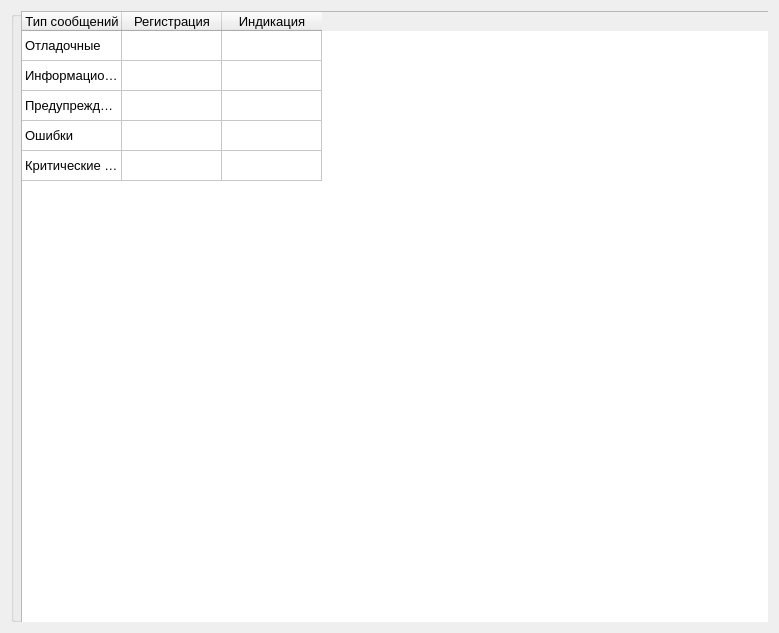
<?xml version="1.0" encoding="UTF-8"?>
<ui version="4.0">
 <class>MsgSettings</class>
 <widget class="QWidget" name="MsgSettings">
  <property name="geometry">
   <rect>
    <x>0</x>
    <y>0</y>
    <width>779</width>
    <height>633</height>
   </rect>
  </property>
  <property name="windowTitle">
   <string>Настройка регистрации и светографической индикации событий</string>
  </property>
  <layout class="QGridLayout" name="gridLayout_4">
   <item row="0" column="0">
    <widget class="QGroupBox" name="msgGroupBox">
     <property name="sizePolicy">
      <sizepolicy hsizetype="Expanding" vsizetype="Preferred">
       <horstretch>0</horstretch>
       <verstretch>0</verstretch>
      </sizepolicy>
     </property>
     <property name="title">
      <string/>
     </property>
     <widget class="QTableWidget" name="tbl">
      <property name="geometry">
       <rect>
        <x>10</x>
        <y>0</y>
        <width>761</width>
        <height>631</height>
       </rect>
      </property>
      <property name="sizePolicy">
       <sizepolicy hsizetype="Expanding" vsizetype="Expanding">
        <horstretch>0</horstretch>
        <verstretch>0</verstretch>
       </sizepolicy>
      </property>
      <property name="font">
       <font>
        <pointsize>10</pointsize>
       </font>
      </property>
      <property name="editTriggers">
       <set>QAbstractItemView::NoEditTriggers</set>
      </property>
      <property name="selectionMode">
       <enum>QAbstractItemView::NoSelection</enum>
      </property>
      <property name="iconSize">
       <size>
        <width>23</width>
        <height>23</height>
       </size>
      </property>
      <property name="showGrid">
       <bool>true</bool>
      </property>
      <attribute name="horizontalHeaderVisible">
       <bool>true</bool>
      </attribute>
      <attribute name="horizontalHeaderCascadingSectionResizes">
       <bool>false</bool>
      </attribute>
      <attribute name="horizontalHeaderHighlightSections">
       <bool>true</bool>
      </attribute>
      <attribute name="horizontalHeaderMinimumSectionSize">
       <number>30</number>
      </attribute>
      <attribute name="horizontalHeaderStretchLastSection">
       <bool>false</bool>
      </attribute>
      <attribute name="verticalHeaderVisible">
       <bool>false</bool>
      </attribute>
      <attribute name="verticalHeaderCascadingSectionResizes">
       <bool>false</bool>
      </attribute>
      <attribute name="verticalHeaderMinimumSectionSize">
       <number>30</number>
      </attribute>
      <attribute name="verticalHeaderStretchLastSection">
       <bool>false</bool>
      </attribute>
      <row>
       <property name="text">
        <string>1</string>
       </property>
      </row>
      <row>
       <property name="text">
        <string>2</string>
       </property>
      </row>
      <row>
       <property name="text">
        <string>3</string>
       </property>
      </row>
      <row>
       <property name="text">
        <string>4</string>
       </property>
      </row>
      <row>
       <property name="text">
        <string>5</string>
       </property>
      </row>
      <column>
       <property name="text">
        <string>Тип сообщений</string>
       </property>
      </column>
      <column>
       <property name="text">
        <string>Регистрация</string>
       </property>
      </column>
      <column>
       <property name="text">
        <string>Индикация</string>
       </property>
      </column>
      <item row="0" column="0">
       <property name="text">
        <string>Отладочные</string>
       </property>
       <property name="icon">
        <iconset resource="../../etc/novost.icons.qrc">
         <normaloff>:/novost/icons/settings.png</normaloff>:/novost/icons/settings.png</iconset>
       </property>
      </item>
      <item row="1" column="0">
       <property name="text">
        <string>Информационные</string>
       </property>
       <property name="icon">
        <iconset resource="../../etc/novost.icons.qrc">
         <normaloff>:/novost/icons/information_message.png</normaloff>:/novost/icons/information_message.png</iconset>
       </property>
      </item>
      <item row="2" column="0">
       <property name="text">
        <string>Предупреждения</string>
       </property>
       <property name="icon">
        <iconset resource="../../etc/novost.icons.qrc">
         <normaloff>:/novost/icons/warning_message.png</normaloff>:/novost/icons/warning_message.png</iconset>
       </property>
      </item>
      <item row="3" column="0">
       <property name="text">
        <string>Ошибки</string>
       </property>
       <property name="icon">
        <iconset resource="../../etc/novost.icons.qrc">
         <normaloff>:/novost/icons/not_connected.png</normaloff>:/novost/icons/not_connected.png</iconset>
       </property>
      </item>
      <item row="4" column="0">
       <property name="text">
        <string>Критические ошибки </string>
       </property>
       <property name="icon">
        <iconset resource="../../etc/novost.icons.qrc">
         <normaloff>:/novost/icons/critical_message.png</normaloff>:/novost/icons/critical_message.png</iconset>
       </property>
      </item>
     </widget>
    </widget>
   </item>
  </layout>
 </widget>
 <resources>
  <include location="../../etc/novost.icons.qrc"/>
 </resources>
 <connections/>
</ui>
